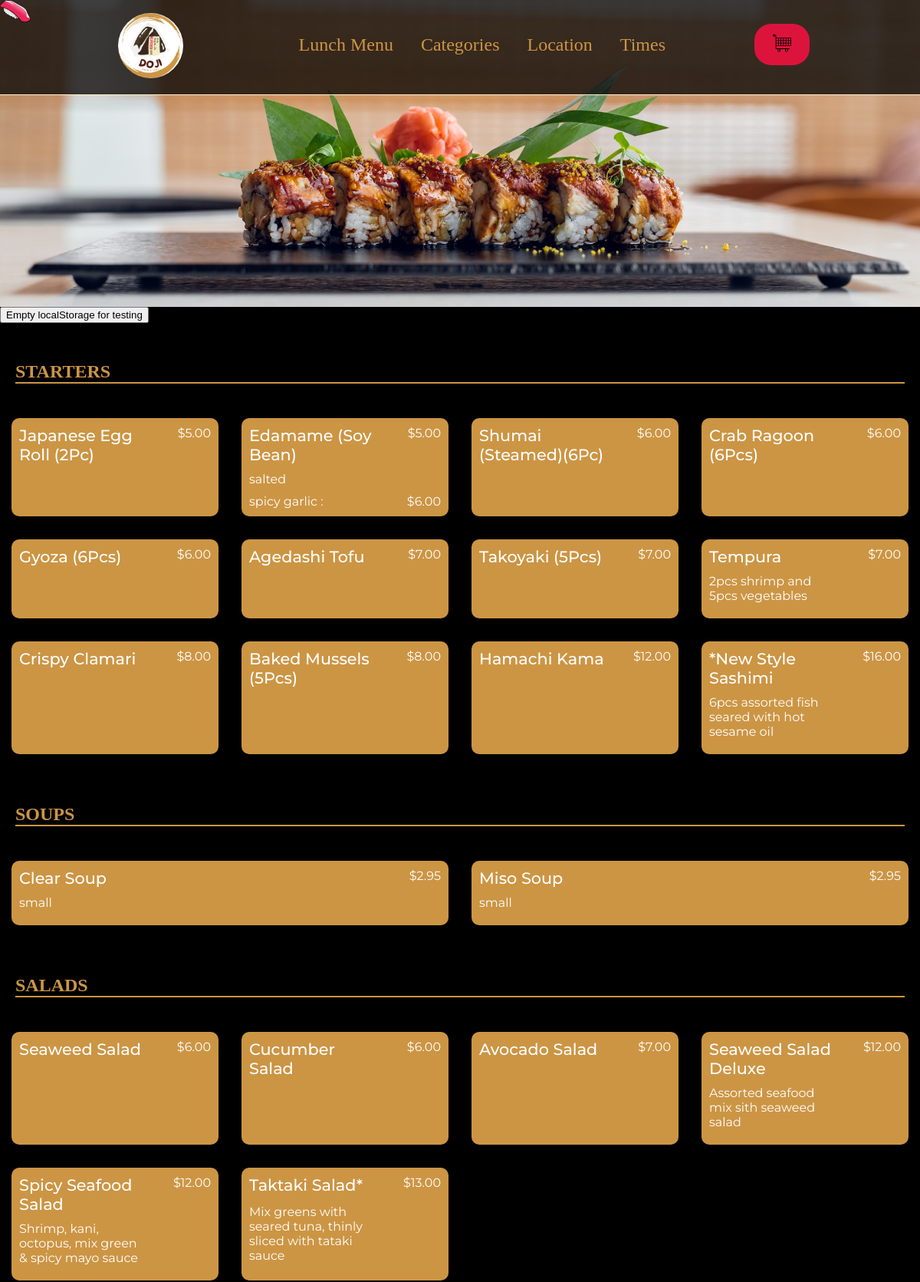
The page /all_day (upper part) on the database its author committed.
### tables this page shows
CREATE TABLE menu (
	id BIGINT, 
	category TEXT, 
	name TEXT, 
	description TEXT, 
	price FLOAT, 
	option2 TEXT, 
	price2 FLOAT, 
	soup_salad TEXT, 
	image TEXT, 
	alt TEXT
);

### main.py (the view)
@app.route('/all_day', methods=["GET", "POST"])
def day():
    results = db.session.query(menu).all()
    return render_template('all_day_menu.html', menu=results)

### templates/all_day_menu.html (shortened to what this page needs)
  {% include "header.html" %}
</head>
<body>
    <section class="header">
      <nav class='navbar'>
        <div class="sub-brand">
          <a href="{{ url_for('home') }}"><img class="logo" src="../static/images/DOJI.png" /></a>
        </div>
        <div class="drop-down">
          <a class="nav-item dp-items" href='{{ url_for("lunch") }}'>Lunch Menu</a>
          <div class="categories">
            <button class="nav-item dp-item">Categories</button>
          </div>
          <a class="nav-item dp-items" href=#local>Location</a>
          <a class="nav-item dp-items" href=#contact>Times</a>
        </div>
        <div>
          <a class='cart' href="{{url_for('cart')}}"><img src="../static/images/cart-icon.svg" /></a>
        </div>
      </nav>
      <div class="w-main">
      </div>
    </section>
    <section id="lunch-items">
      <button id="empty_ls">Empty localStorage for testing</button>
      <h1 id="starters" class='lunch-subtitle'>STARTERS</h1>
      <div class="grid">
        {% for item in menu %}
          {% if item.category == "starters" %}
              <div data-id="{{item.id}}" class="item">
                <div class="item-header">
                  {{item.name.title()}}
                </div>
                <div class="price">
                  <span>{{'%0.2f'|format(item.price|float)}}</span>
                </div>
                  {% if item.option2 %}
                    <div class="option2">
                     {{item.option2}} :
                    </div>
                    <div class="price2">
                      <span>{{"%0.2f"|format(item.price2|float)}}</span>
                    </div>
                  {% endif %}
                  {% if item.description %}
                    <div class="description">
                      {{item.description}}
                    </div>
                  {% endif %}
              </div>
          {% endif %}
        {% endfor %}
      </div>
      <h1 id="soups" class='lunch-subtitle'>SOUPS</h1>
      <div class="grid">
        {% for item in menu %}
          {% if item.category == "soup" %}
            <div data-id="{{item.id}}" class="item">
              <div class="item-header">
                {{item.name.title()}}
              </div>
              <div class="price">
                <span>{{'%0.2f'|format(item.price|float)}}</span>
              </div>
              <div class="description">
                {% if item.description %}
                  {{item.description}}
                {% endif %}
              </div>
            </div>
          {% endif %}
        {% endfor %}
      </div>
      <h1 id="salads" class='lunch-subtitle'>SALADS</h1>
      <div class="grid">
        {% for item in menu %}
          {% if item.category == "salads" %}
            <div data-id="{{item.id}}" class="item">
              <div class="item-header">
                {{item.name.title()}}
              </div>
              <div class="price">
                <span>{{'%0.2f'|format(item.price|float)}}</span>
              </div>
              <div class="description">
                {% if item.description %}
                  {{item.description}}
                {% endif %}
              </div>
            </div>
          {% endif %}
        {% endfor %}
      </div>
    </section>
</body>
</html>

### static/css/styles.css (style rules this page uses)
* { box-sizing: border-box; }
html { height: 100%; }
body { margin: 0; min-height: 100%; display: flex; flex-direction: column; overflow-x: hidden; overflow-y: scroll; background-color: #000; color: #CC9544; }
.navbar { background-color: rgba(0, 0, 0, 0.75); position: absolute; width: 100%; border-bottom: 1px solid #FFF1CE; z-index: 1; }
nav { display: flex; justify-content: space-between; text-align: center; padding: 17px 10%; }
.nav-item { font-size: 1.5rem; color: #CC9544; padding: 14px 16px; text-decoration: none; display: inline-block; }
.description { font-size: clamp(1.2rem, 3vh, 1rem); }
.sub-brand { width: 16%; }
.logo { min-width: 85px; border-radius: 50%; max-width: 32%; }
.drop-down { margin-top: 14px; text-align: left; }
.categories { display: inline-block; position: relative; }
.categories button { background: transparent; background-repeat: no-repeat; border: none; font-family: inherit; cursor: pointer; }
nav div:nth-child(3) { min-width: 10%; height: 10%; margin-top: 14px; }
.cart { background-color: crimson; border: none; outline: none; width: 75%; letter-spacing: 2px; padding: 13px; border-radius: 22px; text-decoration: none; height: 100%; color: #eee; display: block; cursor: pointer; }
.cart img { width: 1.5rem; }
.lunch-subtitle { margin: 50px 20px 30px; border-bottom: 2px solid #cc9544; text-transform: uppercase; }
.grid { display: grid; grid-template-columns: repeat(auto-fit, minmax(272px, 1fr)) }
.item { font-family: 'Montserrat', sans-serif; cursor: pointer; background-color: #CC9544; color: #fff; padding: 10px; margin: 15px; border-radius: 10px; display: grid; grid-template-columns: repeat(3, 1fr) }
.item-header { grid-column: 1/3; font-size: 1.3rem; font-weight: 500; }
.price { position: relative; text-align: right; grid-column: 3; }
.price span::before, .price2 span::before { content: "$" }
.option2 { grid-column: 1/3; }
.price2 { text-align: right; grid-column: 3; }
.grid .description { font-size: 1rem; grid-column: 1/3; grid-row: 2; margin: 10px 0; }
.w-main { height: 50vh; background: url('../images/week/week-main-pic.jpg') no-repeat center; background-size: cover; }
@media (min-width: 928px) { .drop-down { display: inline-block !important; } }

### rows shown on the page
menu: name "Japanese Egg Roll (2Pc)", price "5.00"
menu: name "Edamame (Soy Bean)", price "5.00", option2 "spicy garlic", price2 "6.00", description "salted"
menu: name "Shumai (Steamed)(6Pc)", price "6.00"
menu: name "Crab Ragoon (6Pcs)", price "6.00"
menu: name "Gyoza (6Pcs)", price "6.00"
menu: name "Agedashi Tofu", price "7.00"
menu: name "Takoyaki (5Pcs)", price "7.00"
menu: name "Tempura", price "7.00", description "2pcs shrimp and 5pcs vegetables"
menu: name "Crispy Clamari", price "8.00"
menu: name "Baked Mussels (5Pcs)", price "8.00"
menu: name "Hamachi Kama", price "12.00"
menu: name "*New Style Sashimi", price "16.00", description "6pcs assorted fish seared with hot sesame oil"
menu: name "Clear Soup", price "2.95", description "small"
menu: name "Miso Soup", price "2.95", description "small"
menu: name "Seaweed Salad", price "6.00"
menu: name "Cucumber Salad", price "6.00"
menu: name "Avocado Salad", price "7.00"
menu: name "Seaweed Salad Deluxe", price "12.00", description "Assorted seafood mix sith seaweed salad"
menu: name "Spicy Seafood Salad", price "12.00", description "Shrimp, kani, octopus, mix green & spicy mayo sauce"
menu: name "Taktaki Salad*", price "13.00", description "Mix greens with seared tuna, thinly sliced with tataki sauce"
